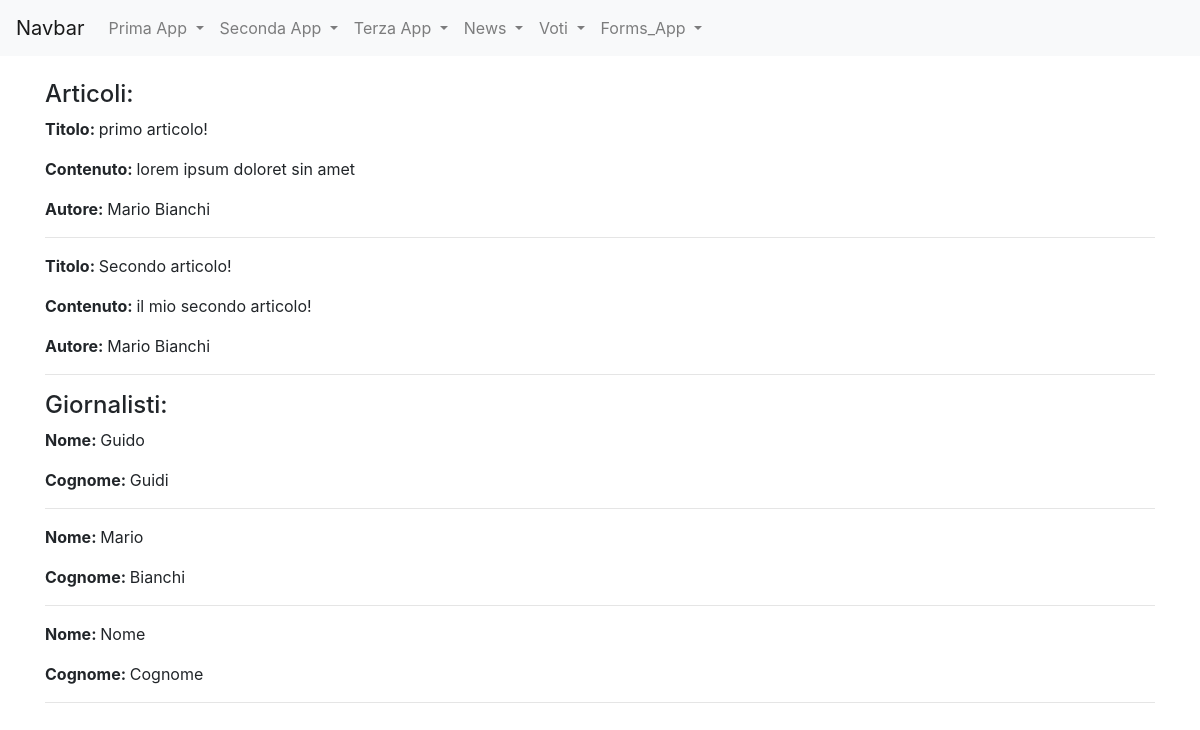
The page /news/home on the database as committed earlier.
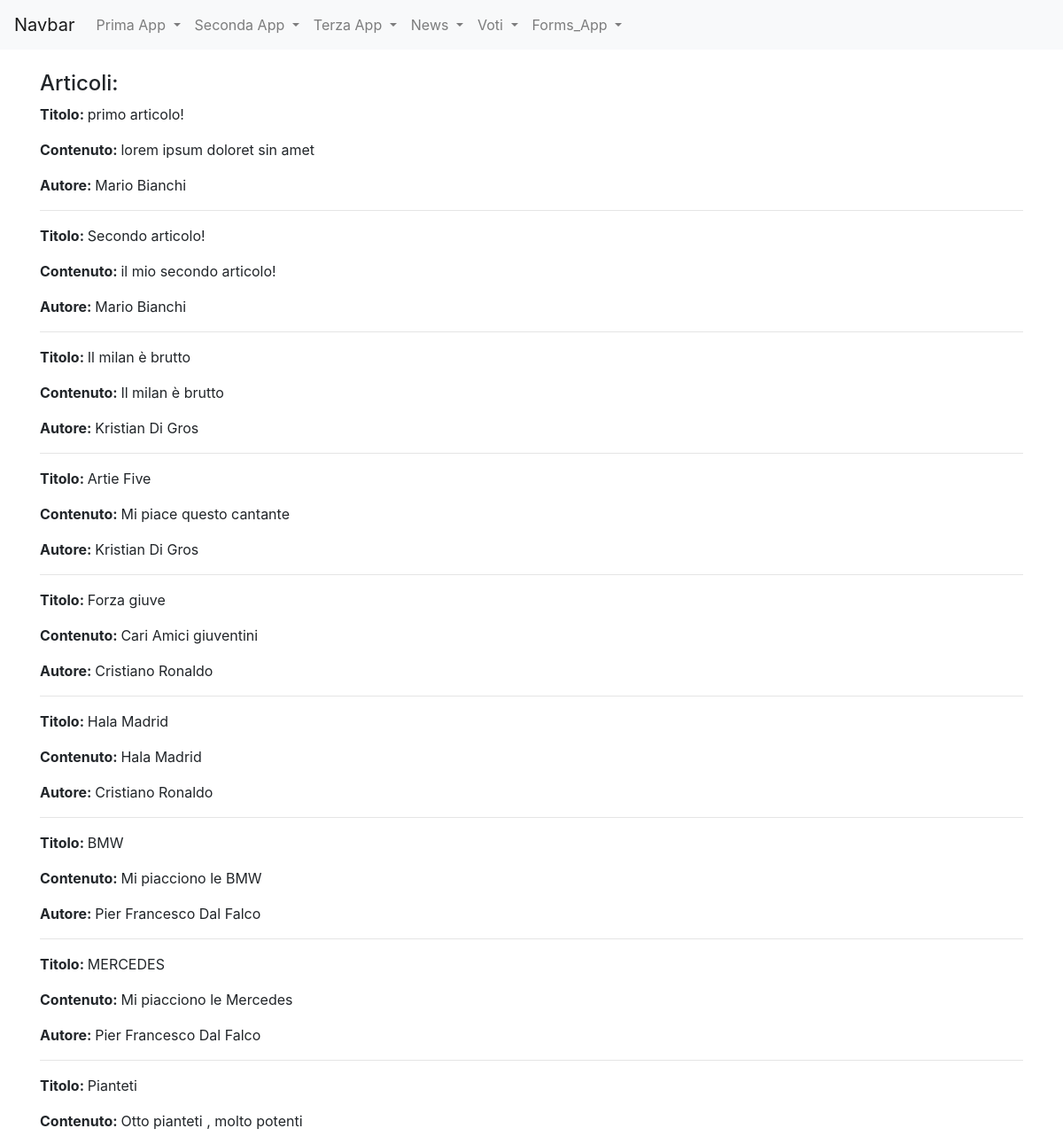
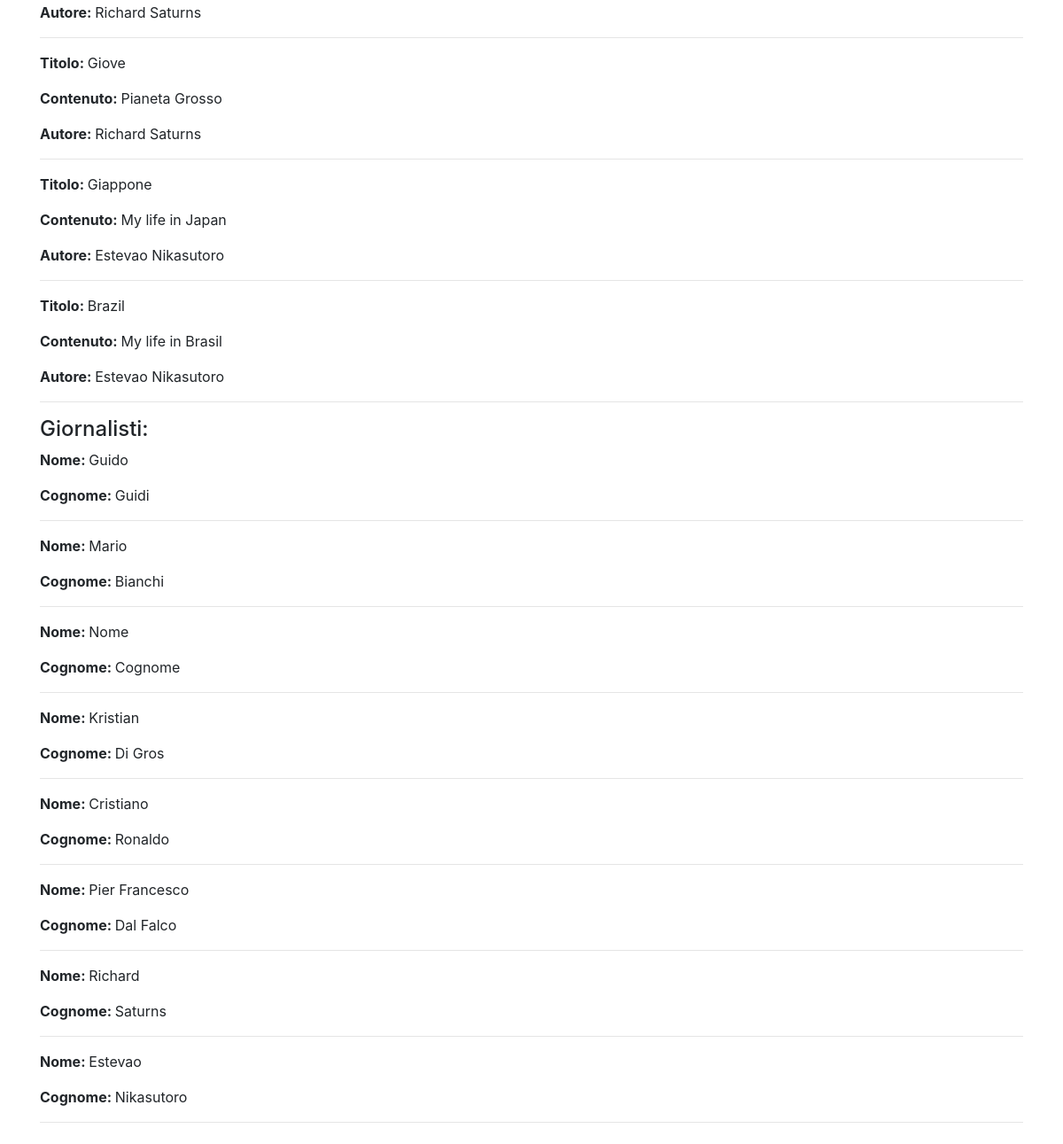
The same page on the database as committed later (2 pictures, top to bottom).
### news/models.py (models this page shows)
class Articolo(models.Model):
    titolo=models.CharField(max_length=100)
    contenuto=models.TextField()
    giornalista=models.ForeignKey(Giornalista,on_delete=models.CASCADE, related_name="articoli")
    data=models.DateField(auto_now=True, blank=True)
    visualizzazioni= models.IntegerField(default=0, blank=True)
    def __str__(self):
        return self.titolo
    class Meta:
        verbose_name="Articolo"
        verbose_name_plural="Articoli"

class Giornalista(models.Model):
    nome=models.CharField(max_length=20)
    cognome=models.CharField(max_length=20)
    anno_di_nascita = models.DateField(blank=True)
    def __str__(self):
        return self.nome + " " + self.cognome
    class Meta:
        verbose_name="Giornalista"
        verbose_name_plural="Giornalisti"

### news/views.py (the view)
# urls.py: path("home", home, name="homepage"),
def home(request):
    articoli = Articolo.objects.all()
    giornalisti = Giornalista.objects.all()
    context = {"articoli": articoli, "giornalisti": giornalisti}
    print(context)
    return render (request, "news/homepage.html", context)

### news/templates/news/homepage.html (shortened to what this page needs)
{% extends 'base.html'%}
{%block content%}
<h4>Articoli:</h4>
    {% for articolo in articoli %}
        <p><strong>Titolo: </strong>{{ articolo.titolo }}</p>
        <p><strong>Contenuto: </strong>{{ articolo.contenuto }}</p>
        <p><strong>Autore: </strong>{{ articolo.giornalista }}</p>
        <hr>
{% endfor %}
<h4>Giornalisti:</h4>
    {% for giornalista in giornalisti %}
        <p><strong>Nome: </strong>{{ giornalista.nome }}</p>
        <p><strong>Cognome: </strong>{{ giornalista.cognome }}</p>
        <hr>
    {% endfor %}
{%endblock content%}

### templates/base.html (shortened to what this page needs)
{% load static %}
<!doctype html>
<html lang="it">
  <head>
    <link rel="stylesheet" href="https://cdn.jsdelivr.net/npm/bootstrap@4.5.3/dist/css/bootstrap.min.css">
  </head>
  <body>
    <nav class="navbar navbar-expand-lg navbar-light bg-light">
      <a class="navbar-brand" href="#">Navbar</a>
      <div class="collapse navbar-collapse" id="navbarSupportedContent">
        <ul class="navbar-nav mr-auto">
          <li class="nav-item dropdown">
            <a class="nav-link dropdown-toggle" href="#" id="navbarDropdown" role="button" data-toggle="dropdown" aria-haspopup="true" aria-expanded="false">
            Prima App
            </a>
          </li>
          <li class="nav-item dropdown">
            <a class="nav-link dropdown-toggle" href="#" id="navbarDropdown" role="button" data-toggle="dropdown" aria-haspopup="true" aria-expanded="false">
            Seconda App
            </a>
          </li>
          <li class="nav-item dropdown">
            <a class="nav-link dropdown-toggle" href="#" id="navbarDropdown" role="button" data-toggle="dropdown" aria-haspopup="true" aria-expanded="false">
            Terza App
            </a>
          </li>
        <li class="nav-item dropdown">
            <a class="nav-link dropdown-toggle" href="#" id="navbarDropdown" role="button" data-toggle="dropdown" aria-haspopup="true" aria-expanded="false">
            News
            </a>
          </li>
      <li class="nav-item dropdown">
            <a class="nav-link dropdown-toggle" href="#" id="navbarDropdown" role="button" data-toggle="dropdown" aria-haspopup="true" aria-expanded="false">
            Voti
            </a>
          </li>
      <li class="nav-item dropdown">
            <a class="nav-link dropdown-toggle" href="#" id="navbarDropdown" role="button" data-toggle="dropdown" aria-haspopup="true" aria-expanded="false">
            Forms_App
            </a>
          </li>
        </ul>
      </div>
    </nav>
  <div class="container my-4">
    {%block content%}
    {%endblock content%}
  </div>
  </body>
</html>

Rows that differ between the two databases and show on the page:
added Articolo: titolo "Il milan è brutto", contenuto "Il milan è brutto", giornalista "Kristian Di Gros"
added Articolo: titolo "Artie Five", contenuto "Mi piace questo cantante", giornalista "Kristian Di Gros"
added Articolo: titolo "Forza giuve", contenuto "Cari Amici giuventini", giornalista "Cristiano Ronaldo"
added Articolo: titolo "Hala Madrid", contenuto "Hala Madrid", giornalista "Cristiano Ronaldo"
added Articolo: titolo "BMW", contenuto "Mi piacciono le BMW", giornalista "Pier Francesco Dal Falco"
added Articolo: titolo "MERCEDES", contenuto "Mi piacciono le Mercedes", giornalista "Pier Francesco Dal Falco"
added Articolo: titolo "Pianteti", contenuto "Otto pianteti , molto potenti", giornalista "Richard Saturns"
added Articolo: titolo "Giove", contenuto "Pianeta Grosso", giornalista "Richard Saturns"
added Articolo: titolo "Giappone", contenuto "My life in Japan", giornalista "Estevao Nikasutoro"
added Articolo: titolo "Brazil", contenuto "My life in Brasil", giornalista "Estevao Nikasutoro"
added Giornalista: nome "Kristian", cognome "Di Gros"
added Giornalista: nome "Cristiano", cognome "Ronaldo"
added Giornalista: nome "Pier Francesco", cognome "Dal Falco"
added Giornalista: nome "Richard", cognome "Saturns"
added Giornalista: nome "Estevao", cognome "Nikasutoro"
